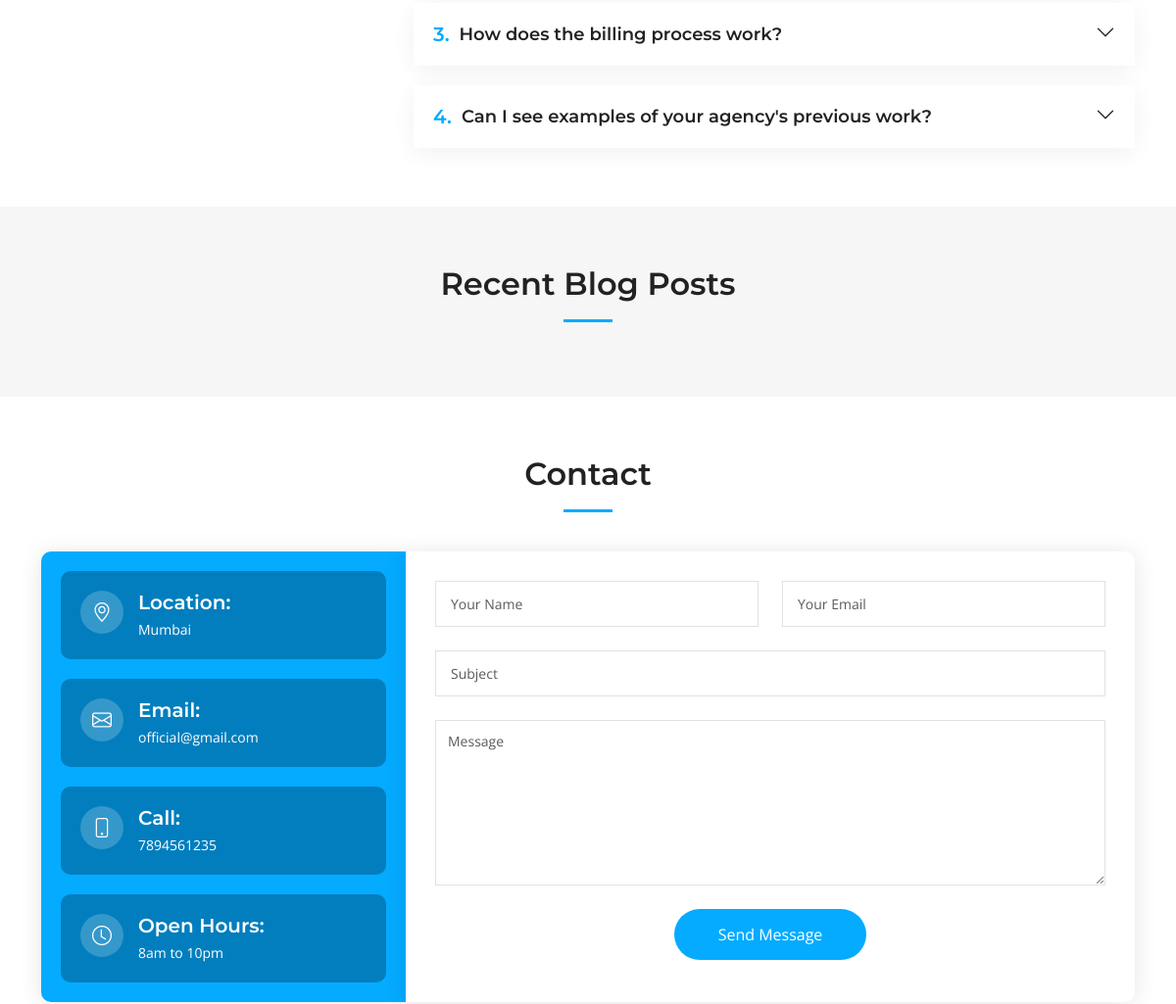
Before: / (middle part) with the older database file.
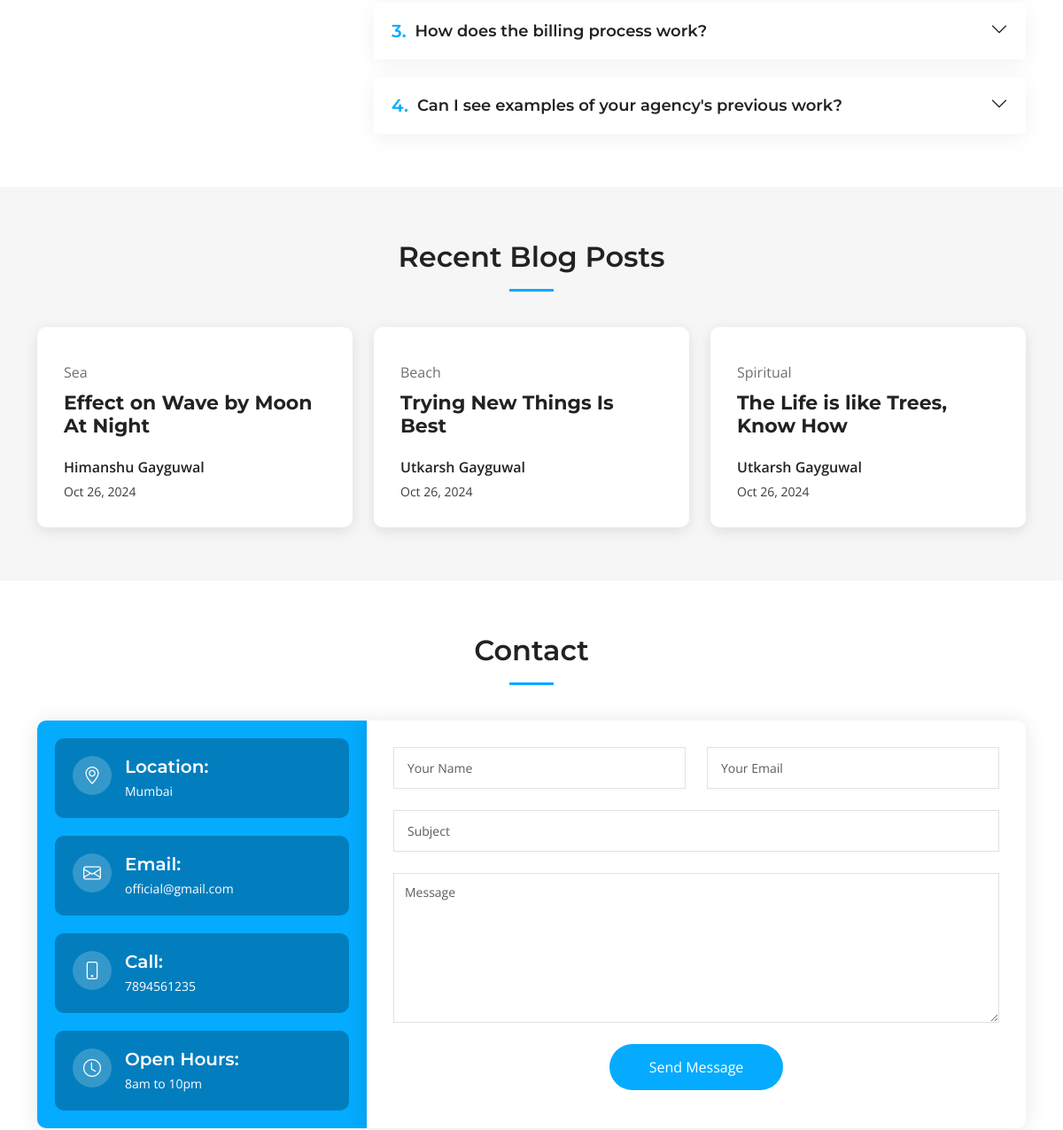
After: the same page with the newer database file.
### app/models.py (models this page shows, shortened)
class FrequentlyAskedQuestion(models.Model):
    question = models.CharField(max_length=255)
    answer = models.TextField()

class GeneralInfo(models.Model):
    company_name = models.CharField(max_length=255, default="Company")
    location = models.CharField(max_length=255)
    email = models.EmailField()
    phone = models.CharField(max_length=20)
    open_hours = models.CharField(max_length = 100, blank=True, null=True)
    video_url = models.URLField(blank=True, null=True)
    twitter_url = models.URLField(blank=True, null=True)
    facebook_url = models.URLField(blank=True, null=True)
    instagram_url = models.URLField(blank=True, null=True)
    linkedin_url = models.URLField(blank=True, null=True)

class Blog(models.Model):
    blog_image = models.CharField(max_length=255, blank=True, null=True)
    category = models.CharField(max_length=50, blank=True, null=True)
    title = models.CharField(max_length=255)
    author = models.ForeignKey(Author,on_delete=models.PROTECT, blank=True, null=True)
    created_at = models.DateTimeField(default=timezone.now)
    content = RichTextField()  #models.TextField()

class Author (models.Model):
    first_name = models.CharField(max_length=50)
    last_name = models.CharField(max_length=50, null=True, blank=True)
    country = models.CharField(max_length=50)
    joined_name = models.DateTimeField(null=True, blank=True)
    def __str__(self):
        return f"{self.first_name} {self.last_name}"

### app/views.py (the view)
# urls.py: path('', index, name='home'),
def index(request):
    general_info = GeneralInfo.objects.first()
    services = Service.objects.all()
    testimonials = Testimonial.objects.all()
    faqs = FrequentlyAskedQuestion.objects.all()
    recent_blogs = Blog.objects.all().order_by("-created_at")[:3]
    context = {
        'company_name' : general_info.company_name,
        'location' : general_info.location,
        'email' : general_info.email,
        'phone' : general_info.phone,
        'open_hours' : general_info.open_hours,
        'video_url' : general_info.video_url,
        'twitter_url' : general_info.twitter_url,
        'facebook_url' : general_info.facebook_url,
        'instagram_url' : general_info.instagram_url,
        'linkedin_url' : general_info.linkedin_url,
        'services' : services,
        'testimonials' : testimonials,
        'faqs' : faqs,
        'blogs' : recent_blogs,
    }
    return render(request, 'index.html', context)

### templates/index.html (shortened to what this page needs)
{% extends 'assets/main.html' %}
{% load static %}
{% block content %}
 <main id="main">
    <section id="faq" class="faq">
      <div class="container" data-aos="fade-up">
        <div class="row gy-4">
          <div class="col-lg-4">
          </div>
          <div class="col-lg-8">
            <div class="accordion accordion-flush" id="faqlist" data-aos="fade-up" data-aos-delay="100">
              {% for faq in faqs %}
              <div class="accordion-item">
                <h3 class="accordion-header">
                  <button class="accordion-button collapsed" type="button" data-bs-toggle="collapse" data-bs-target="#faq-content-{{forloop.counter}}">
                    <span class="num">{{ forloop.counter }}.</span>
                    {{faq.question}}
                  </button>
                </h3>
              </div>
              {% endfor %}
            </div>
          </div>
        </div>
      </div>
    </section>
    <section id="blog" class="recent-posts sections-bg">
      <div class="container" data-aos="fade-up">
        <div class="section-header">
          <h2>Recent Blog Posts</h2>
        </div>
        <div class="row gy-4">
          {% for blog in blogs%}
          <div class="col-xl-4 col-md-6">
            <article>
              <div class="post-img">
              </div>
              <p class="post-category">{{ blog.category }}</p>
              <h2 class="title">
                <a href="{% url 'blog_details' blog_id=blog.id %}">{{blog.title}}</a>
              </h2>
              <div class="d-flex align-items-center">
                <div class="post-meta">
                  <p class="post-author">{{blog.author}}</p>
                  <p class="post-date">
                    <time datetime="2022-01-01">{{blog.created_at|date:'M j, Y'}}</time>
                  </p>
                </div>
              </div>
            </article>
          </div>
          {% endfor %}
        </div>
      </div>
    </section>
    <section id="contact" class="contact">
      <div class="container" data-aos="fade-up">
        <div class="section-header">
          <h2>Contact</h2>
        </div>
        <div class="row gx-lg-0 gy-4">
          <div class="col-lg-4">
            <div class="info-container d-flex flex-column align-items-center justify-content-center">
              <div class="info-item d-flex">
                <i class="bi bi-geo-alt flex-shrink-0"></i>
                <div>
                  <h4>Location:</h4>
                  <p>{{location}}</p>
                </div>
              </div>
              <div class="info-item d-flex">
                <i class="bi bi-envelope flex-shrink-0"></i>
                <div>
                  <h4>Email:</h4>
                  <p>{{email}}</p>
                </div>
              </div>
              <div class="info-item d-flex">
                <i class="bi bi-phone flex-shrink-0"></i>
                <div>
                  <h4>Call:</h4>
                  <p>{{phone}}</p>
                </div>
              </div>
              <div class="info-item d-flex">
                <i class="bi bi-clock flex-shrink-0"></i>
                <div>
                  <h4>Open Hours:</h4>
                  <p>{{open_hours}}</p>
                </div>
              </div>
            </div>
          </div>
          <div class="col-lg-8">
            <form action="{% url 'submit_form' %}" method="post" role="form" class="php-email-form">
              <div class="row">
                <div class="col-md-6 form-group">
                  <input type="text" name="name" class="form-control" id="name" placeholder="Your Name" required>
                </div>
                <div class="col-md-6 form-group mt-3 mt-md-0">
                  <input type="email" class="form-control" name="email" id="email" placeholder="Your Email" required>
                </div>
              </div>
              <div class="form-group mt-3">
                <input type="text" class="form-control" name="subject" id="subject" placeholder="Subject" required>
              </div>
              <div class="form-group mt-3">
                <textarea class="form-control" name="message" rows="7" placeholder="Message" required></textarea>
              </div>
              <div class="text-center"><button type="submit">Send Message</button></div>
            </form>
          </div>
        </div>
      </div>
    </section>
  </main>
{% endblock %}

### templates/assets/main.html (shortened to what this page needs)
{% load static %}
<!DOCTYPE html>
<html lang="en">
<head>
  {% include 'assets/header-links.html' %}
</head>
<body>
  {% block content %} {% endblock %}
</body>
</html>

### templates/assets/header-links.html (shortened to what this page needs)
  {% load static %}
  <link href="{% static 'assets/vendor/bootstrap/css/bootstrap.min.css' %}" rel="stylesheet">
  <link href="{% static 'assets/vendor/bootstrap-icons/bootstrap-icons.css' %}" rel="stylesheet">
  <link href="{% static 'assets/vendor/aos/aos.css" rel="stylesheet' %}">
  <link href="{% static 'assets/vendor/glightbox/css/glightbox.min.css' %}" rel="stylesheet">
  <link href="{% static 'assets/vendor/swiper/swiper-bundle.min.css' %}" rel="stylesheet">
  <link href="{% static 'assets/css/main.css' %}" rel="stylesheet">

### templates/assets/header.html (shortened to what this page needs)
{% load static %}

### templates/assets/footer.html (shortened to what this page needs)
{% load static %}

### templates/assets/footer-links.html (shortened to what this page needs)
  {% load static %}

### static/assets/css/main.css (style rules this page uses)
:root { --font-default: "Open Sans", system-ui, -apple-system, "Segoe UI", Roboto, "Helvetica Neue", Arial, "Noto Sans", "Liberation Sans", sans-serif, "Apple Color Emoji", "Segoe UI Emoji", "Segoe UI Symbol", "Noto Color Emoji"; --font-primary: "Montserrat", sans-serif; --font-secondary: "Poppins", sans-serif; }
:root { --color-default: #222222; --color-primary: #04abff; --color-secondary: #f85a40; }
:root { scroll-behavior: smooth; }
body { font-family: var(--font-default); color: var(--color-default); }
a { color: var(--color-primary); text-decoration: none; }
h1, h2, h3, h4, h5, h6 { font-family: var(--font-primary); }
section { padding: 60px 0; overflow: hidden; }
.sections-bg { background-color: #f6f6f6; }
.section-header { text-align: center; padding-bottom: 20px; }
.section-header h2 { font-size: 32px; font-weight: 600; margin-bottom: 20px; padding-bottom: 20px; position: relative; }
.section-header h2:after { content: ""; position: absolute; display: block; width: 50px; height: 3px; background: var(--color-primary); left: 0; right: 0; bottom: 0; margin: auto; }
section { scroll-margin-top: 70px; }
.faq .accordion-item { border: 0; margin-bottom: 20px; box-shadow: 0px 5px 25px 0px rgba(0, 0, 0, 0.06); border-radius: 10px; }
.faq .accordion-item:last-child { margin-bottom: 0; }
.faq .accordion-button { padding: 20px 50px 20px 20px; font-weight: 600; border: 0; font-size: 18px; line-height: 24px; color: var(--color-default); text-align: left; background: #fff; box-shadow: none; border-radius: 10px; }
.faq .accordion-button .num { padding-right: 10px; font-size: 20px; line-height: 0; color: var(--color-primary); }
.faq .accordion-button:after { position: absolute; right: 20px; top: 20px; }
.recent-posts article { box-shadow: 0 4px 16px rgba(0, 0, 0, 0.1); background-color: #fff; padding: 30px; height: 100%; border-radius: 10px; overflow: hidden; }
.recent-posts .post-img { max-height: 240px; margin: -30px -30px 15px -30px; overflow: hidden; }
.recent-posts .post-category { font-size: 16px; color: #6f6f6f; margin-bottom: 10px; }
.recent-posts .title { font-size: 22px; font-weight: 700; padding: 0; margin: 0 0 20px 0; }
.recent-posts .title a { color: var(--color-default); transition: 0.3s; }
.recent-posts .post-author { font-weight: 600; margin-bottom: 5px; }
.recent-posts .post-date { font-size: 14px; color: #3c3c3c; margin-bottom: 0; }
.contact .info-container { background-color: var(--color-primary); height: 100%; padding: 20px; border-radius: 10px 0 0 10px; box-shadow: 0px 2px 25px rgba(0, 0, 0, 0.1); }
.contact .info-item { width: 100%; background-color: #027ebe; margin-bottom: 20px; padding: 20px; border-radius: 10px; color: #fff; }
.contact .info-item:last-child { margin-bottom: 0; }
.contact .info-item i { font-size: 20px; color: #fff; float: left; width: 44px; height: 44px; background-color: rgba(255, 255, 255, 0.2); display: flex; justify-content: center; align-items: center; border-radius: 50px; transition: all 0.3s ease-in-out; margin-right: 15px; }
.contact .info-item h4 { padding: 0; font-size: 20px; font-weight: 600; margin-bottom: 5px; }
.contact .info-item p { padding: 0; margin-bottom: 0; font-size: 14px; }
.contact .php-email-form { width: 100%; height: 100%; background: #fff; box-shadow: 0px 2px 25px rgba(0, 0, 0, 0.1); padding: 30px; border-radius: 0 10px 10px 0; }
.contact .php-email-form .form-group { padding-bottom: 8px; }
.contact .php-email-form input, .contact .php-email-form textarea { border-radius: 0; box-shadow: none; font-size: 14px; }
.contact .php-email-form input[type=text], .contact .php-email-form input[type=email], .contact .php-email-form textarea { padding: 12px 15px; }
.contact .php-email-form textarea { padding: 10px 12px; }
.contact .php-email-form button[type=submit] { background: var(--color-primary); border: 0; padding: 14px 45px; color: #fff; transition: 0.4s; border-radius: 50px; }

Changed rows visible on the page:
added Blog: category "Sea", title "Effect on Wave by Moon At Night", author "Himanshu Gayguwal", created_at "Oct 26, 2024"
added Blog: category "Beach", title "Trying New Things Is Best", author "Utkarsh Gayguwal", created_at "Oct 26, 2024"
added Blog: category "Spiritual", title "The Life is like Trees, Know How", author "Utkarsh Gayguwal", created_at "Oct 26, 2024"
